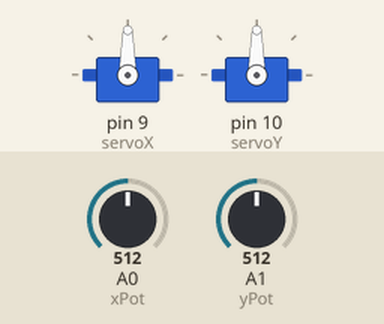
A sketch run on a simulated Arduino Uno, built with avr-gcc and run on an emulated ATmega328P. On the bench: 2 × servo. Inputs (shaded band) come from the test bench; at power-on: A0 (xPot) = 512, A1 (yPot) = 512.

Above: at 1.2 s.
1.3 s: A0 (xPot) set to 716
At 2.1 s:
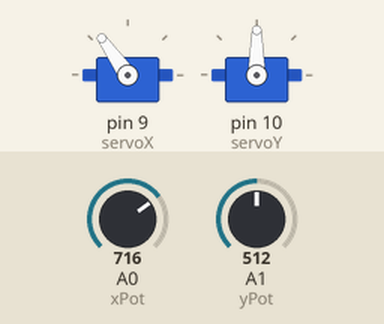
2.8 s: A1 (yPot) set to 716
At 3.9 s:
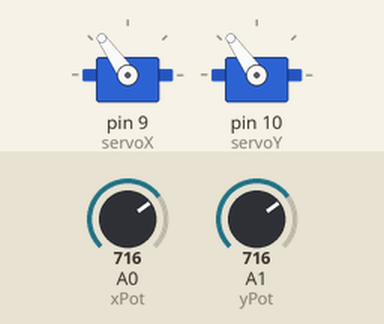
4.3 s: A0 (xPot) set to 900
At 5.1 s:
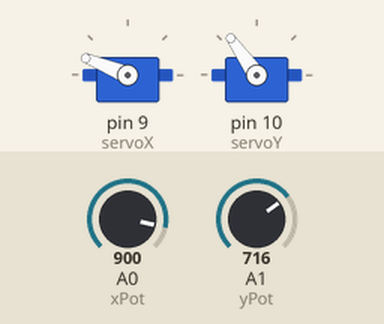
5.8 s: A1 (yPot) set to 900
At 6.2 s:
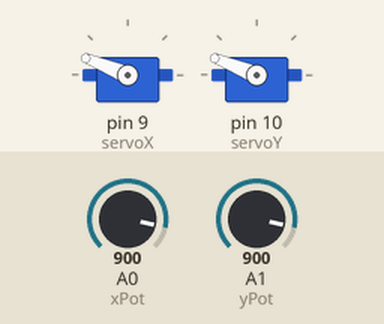
7.3 s: A0 (xPot) set to 1023
At 8.5 s:
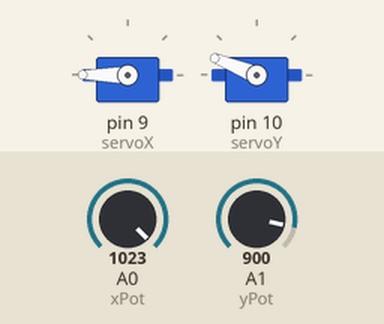
8.8 s: A1 (yPot) set to 1023
At 9.7 s:
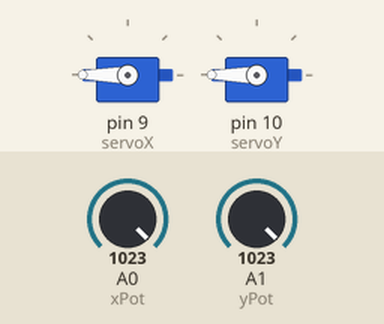
Timing chart, 0 to 11.3 s (numbered marks = the images above; inputs shaded):
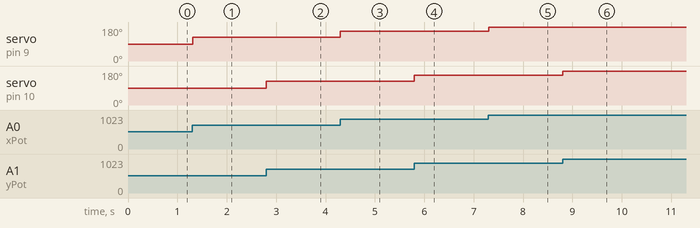

The sketch:

simple_Gimbal_Servo.ino
```cpp
#include <Servo.h>

Servo servoX;
Servo servoY;

int xPot = 0;
int yPot = 1;

void setup() {
  servoX.attach(9);
  servoY.attach(10);
}

void loop() {
  int xPos = analogRead(xPot);
  int yPos = analogRead(yPot);

  xPos = map(xPos, 0, 1023, 0, 180);
  yPos = map(yPos, 0, 1023, 0, 180);

  servoX.write(xPos);
  servoY.write(yPos);

  delay(15);
}
```

Measured:
- after the input at 1.3 s, servo on pin 9 (servoX): 90° → 125° at once
- after the input at 2.8 s, servo on pin 10 (servoY): 90° → 125° at once
- after the input at 4.3 s, servo on pin 9 (servoX): 125° → 158° at once
- after the input at 5.8 s, servo on pin 10 (servoY): 125° → 158° at once
- after the input at 7.3 s, servo on pin 9 (servoX): 158° → 180° at once
- after the input at 8.8 s, servo on pin 10 (servoY): 158° → 180° at once
